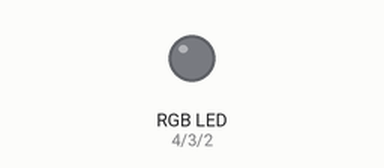
Simulated run of this sketch. Board: Arduino Uno, built with avr-gcc and run on an emulated ATmega328P. On the bench: an RGB LED mixed from three pins (HIGH = lit).

Above: at 0.2 s.
At 1.7 s:
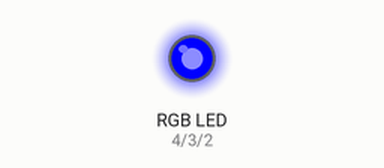
At 3.0 s:
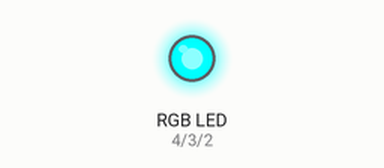
At 5.2 s:
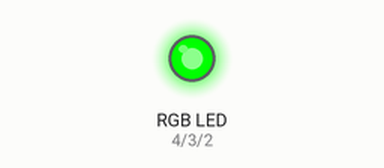
Timing chart, 0 to 5.9 s (numbered marks = the images above):
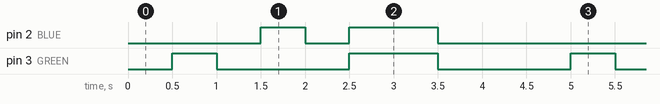

Measured:
- by itself, pin 2 (BLUE): repeats every 4.5 s: LOW 0.50 s, HIGH 1.0 s, LOW 2.5 s, HIGH 0.50 s
- by itself, pin 3 (GREEN): repeats every 4.5 s: LOW 1.5 s, HIGH 1.0 s, LOW 1.5 s, HIGH 0.50 s
- by itself, everything shown: repeats every 4.5 s, in 6 steps

The sketch:

RGBLED.ino
```cpp
#define BLUE 2
#define GREEN 3
#define RED 4

void setup() {
pinMode(RED, OUTPUT);
pinMode(GREEN, OUTPUT);
pinMode(BLUE, OUTPUT);

}


void loop(){
digitalWrite(RED, HIGH);
delay(00);
digitalWrite(RED, LOW);
delay(500);
digitalWrite(GREEN, HIGH);
delay(500);
digitalWrite(GREEN, LOW);
delay(500);
digitalWrite(BLUE, HIGH);
delay(500);
digitalWrite(BLUE, LOW);
delay(500);
digitalWrite(GREEN, HIGH);
digitalWrite(BLUE, HIGH);
delay(1000);
digitalWrite(GREEN, LOW);
digitalWrite(BLUE, LOW);
delay(1000);
}


/*Se puede controlar el brillo de cada led con valores del 1 al 225
 * redValue = 225;
 * blueValue = 0;
 * greenvalue = 0;
 * Esta función después llama a analog write
 *
 */
```
